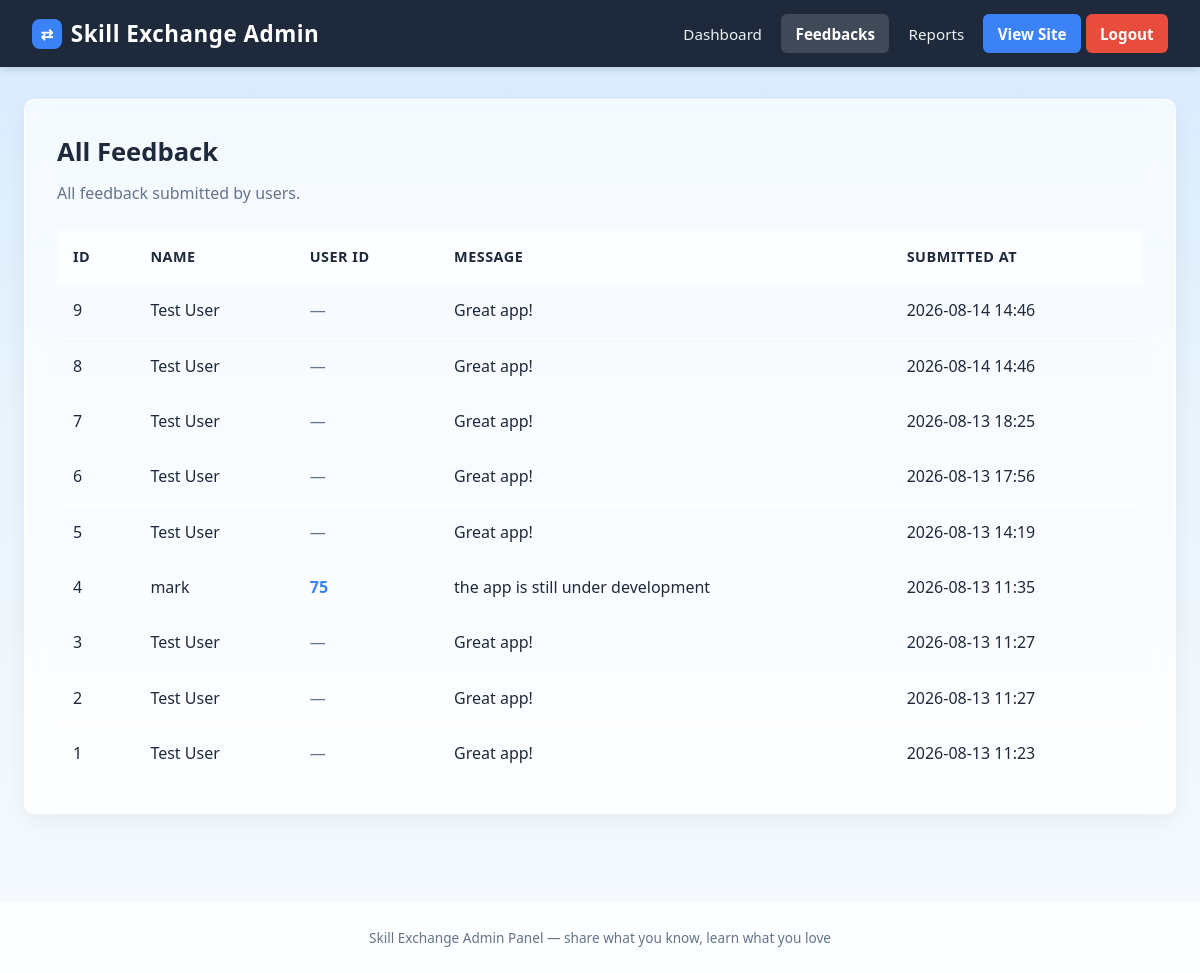
Screenshot of /admin/feedbacks with the database file from the repository.
### models.py (models this page shows)
class Feedback(Base):
    __tablename__ = "feedbacks"
    id = Column(Integer, primary_key=True, index=True)
    user_id = Column(Integer, ForeignKey("users.id"), nullable=True, index=True)
    name = Column(String, nullable=True)
    message = Column(Text, nullable=False)
    created_at = Column(DateTime, default=datetime.utcnow, nullable=False)

### main.py (the view)
@app.get("/admin/feedbacks", response_class=HTMLResponse)
def admin_feedbacks(
    request: Request,
    _: None = Depends(require_admin),
    db: Session = Depends(get_db),
):
    feedbacks = db.query(Feedback).order_by(Feedback.created_at.desc(), Feedback.id.desc()).all()
    feedback_data = [
        {
            "id": fb.id,
            "user_id": fb.user_id,
            "name": fb.name,
            "message": fb.message,
            "created_at": fb.created_at,
        }
        for fb in feedbacks
    ]
    return templates.TemplateResponse(
        request=request,
        name="admin_feedbacks.html",
        context={
            "app_name": "Skill Exchange",
            "feedbacks": feedback_data,
        },
    )

### templates/admin_feedbacks.html (shortened to what this page needs)
{% extends "admin_base.html" %}
{% block content %}
<div class="card">
    <h1>All Feedback</h1>
    <p class="subtitle">All feedback submitted by users.</p>
    {% if feedbacks %}
    <table class="users-table">
        <thead>
            <tr>
                <th>ID</th>
                <th>Name</th>
                <th>User ID</th>
                <th>Message</th>
                <th>Submitted At</th>
            </tr>
        </thead>
        <tbody>
            {% for fb in feedbacks %}
            <tr>
                <td>{{ fb.id }}</td>
                <td>
                    {% if fb.name %}
                    {{ fb.name }}
                    {% else %}
                    <span class="text-muted">Anonymous</span>
                    {% endif %}
                </td>
                <td>
                    {% if fb.user_id %}
                    <a class="user-link" href="/user/{{ fb.user_id }}">{{ fb.user_id }}</a>
                    {% else %}
                    <span class="text-muted">—</span>
                    {% endif %}
                </td>
                <td>{{ fb.message }}</td>
                <td>{{ fb.created_at.strftime('%Y-%m-%d %H:%M') if fb.created_at else '—' }}</td>
            </tr>
            {% endfor %}
        </tbody>
    </table>
    {% else %}
    <div class="empty-state">
        <div class="empty-icon">💬</div>
        <div class="empty-title">No feedback yet</div>
        <div class="empty-desc">When users submit feedback, it will appear here.</div>
    </div>
    {% endif %}
</div>
{% endblock %}

### templates/admin_base.html (style rules this page uses)
:root { --navy: #1e293b; --navy-light: #1e293b; --blue: #3b82f6; --blue-hover: #2563eb; --teal: #1abc9c; --orange: #f39c12; --purple: #8e44ad; --text: #1e293b; --text-secondary: #64748b; --text-muted: #64748b; --bg-gradient: linear-gradient(180deg, #d6ebff 0%, #eaf4fc 45%, #f7fbff 100%); --card-bg: rgba(255, 255, 255, 0.70); --card-bg-solid: #ffffff; --border: rgba(255, 255, 255, 0.8); --border-hover: rgba(255, 255, 255, 0.9); --input-border: #d1d8e0; --input-bg: rgba(255, 255, 255, 0.7); --input-focus-bg: #ffffff; --table-header-bg: rgba(255, 255, 255, 0.6); --table-row-hover: rgba(255, 255, 255, 0.5); --tag-bg: rgba(59, 130, 246, 0.1); --tag-teach-bg: rgba(16, 185, 129, 0.1); --tag-learn-bg: rgba(245, 158, 11, 0.1); --error-bg: #fdf0ef; --error-border: #f5c6c2; --danger: #e74c3c; --danger-dark: #c0392b; --success: #1abc9c; --shadow-sm: 0 1px 3px rgba(0, 0, 0, 0.08); --shadow: 0 8px 24px rgba(15, 23, 42, 0.06); --shadow-hover: 0 8px 24px rgba(15, 23, 42, 0.10); --radius-sm: 6px; --radius-md: 10px; --radius-lg: 14px; --radius-pill: 999px; --ease: 0.2s ease; }
* { margin: 0; padding: 0; box-sizing: border-box; }
body { font-family: 'Segoe UI', Tahoma, Geneva, Verdana, sans-serif; background: var(--bg-gradient); background-attachment: fixed; color: var(--text); line-height: 1.6; min-height: 100vh; display: flex; flex-direction: column; transition: background 0.3s ease, color 0.3s ease; }
.card { background: var(--card-bg); border-radius: var(--radius-md); padding: 2rem; box-shadow: var(--shadow); border: 1px solid var(--border); backdrop-filter: blur(12px); -webkit-backdrop-filter: blur(12px); transition: background var(--ease), border-color var(--ease), box-shadow var(--ease); margin-bottom: 1.5rem; }
.card h1 { color: var(--navy); margin-bottom: 0.5rem; font-size: 1.6rem; }
.card .subtitle { color: var(--text-secondary); margin-bottom: 1.5rem; }
.users-table { width: 100%; border-collapse: collapse; margin-top: 1rem; }
.users-table th, .users-table td { padding: 0.9rem 1rem; text-align: left; border-bottom: 1px solid var(--border); }
.users-table th { background-color: var(--table-header-bg); color: var(--navy); font-weight: 600; font-size: 0.9rem; text-transform: uppercase; letter-spacing: 0.5px; }
.users-table tbody tr { transition: background-color var(--ease); }
.users-table tbody tr:last-child td { border-bottom: none; }
.user-link { color: var(--blue); text-decoration: none; font-weight: 600; transition: color var(--ease); }
.text-muted { color: var(--text-muted); }

### rows the page displays
Feedback: id "9", name "Test User", message "Great app!", created_at "2026-08-14 14:46"
Feedback: id "8", name "Test User", message "Great app!", created_at "2026-08-14 14:46"
Feedback: id "7", name "Test User", message "Great app!", created_at "2026-08-13 18:25"
Feedback: id "6", name "Test User", message "Great app!", created_at "2026-08-13 17:56"
Feedback: id "5", name "Test User", message "Great app!", created_at "2026-08-13 14:19"
Feedback: id "4", name "mark", user_id "75", message "the app is still under development", created_at "2026-08-13 11:35"
Feedback: id "3", name "Test User", message "Great app!", created_at "2026-08-13 11:27"
Feedback: id "2", name "Test User", message "Great app!", created_at "2026-08-13 11:27"
Feedback: id "1", name "Test User", message "Great app!", created_at "2026-08-13 11:23"

### other values shown
{{ app_name }} "Skill Exchange"
